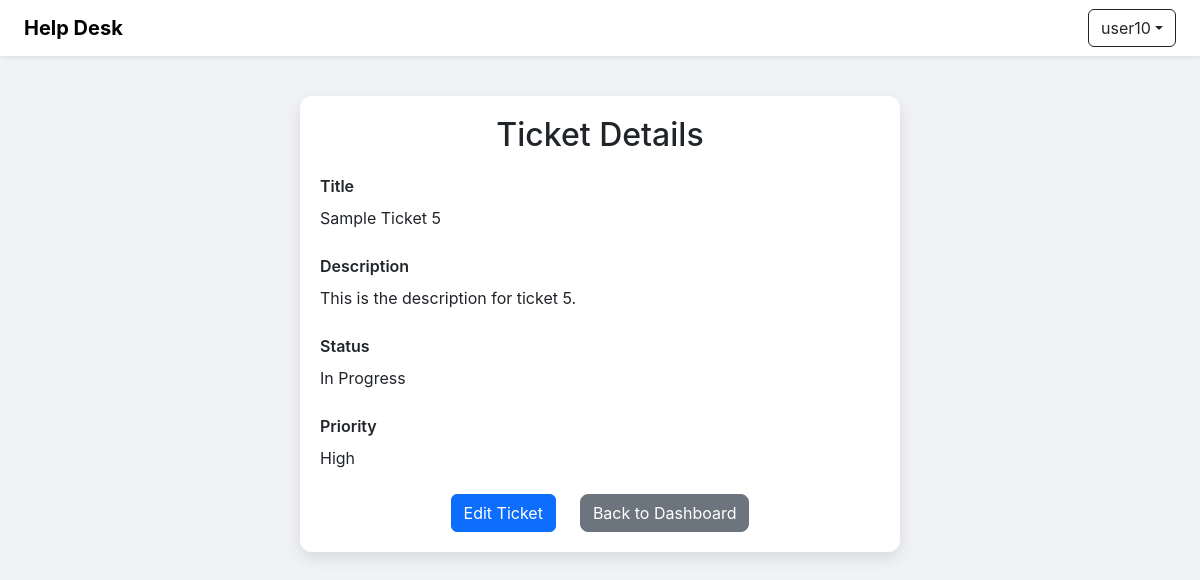
Screenshot of /view_ticket/5 (signed in) with the database file from the repository.
### models.py (models this page shows)
class User(db.Model, UserMixin):
    id = db.Column(db.Integer, primary_key=True)
    username = db.Column(db.String(20), nullable=False, unique=True)
    password = db.Column(db.String(80), nullable=False)
    role = db.Column(db.String(20), default='user')
    is_deleted = db.Column(db.Boolean, default=False)
    def is_admin(self):
        return self.role == 'admin'

class Ticket(db.Model):
    id = db.Column(db.Integer, primary_key=True)
    title = db.Column(db.String(200), nullable=False)
    description = db.Column(db.Text, nullable=False)
    priority = db.Column(db.String(20), default="Medium")
    status = db.Column(db.String(20), default="Open")
    user_id = db.Column(db.Integer, db.ForeignKey('user.id'), nullable=False)
    user = db.relationship('User', backref='tickets')
    created_at = db.Column(db.DateTime, default=db.func.current_timestamp())
    is_deleted = db.Column(db.Boolean, default=False)

### app.py (the view)
@app.route('/view_ticket/<int:ticket_id>')
@login_required
def view_ticket(ticket_id):
    ticket = Ticket.query.get_or_404(ticket_id)
    if not (current_user.is_admin() or ticket.user_id == current_user.id):
        flash('Unauthorised access.', 'danger')
        return redirect(url_for('dashboard'))
    return render_template('view_ticket.html', ticket=ticket)

### app.py (called while the page is built)
@login_manager.user_loader
def load_user(user_id):
    return User.query.get(int(user_id))

### templates/view_ticket.html (shortened to what this page needs)
<!DOCTYPE html>
<html lang="en">
<head>
    <link rel="stylesheet" href="https://cdn.jsdelivr.net/npm/bootstrap@5.3.0/dist/css/bootstrap.min.css">
</head>
<body>
    {% include "navbar.html" %}
    <div class="container">
        <h2>Ticket Details</h2>
        <div class="ticket-detail">
            <div class="label-title">Title</div>
            <div>{{ ticket.title }}</div>
        </div>
        <div class="ticket-detail">
            <div class="label-title">Description</div>
            <div style="white-space: pre-line;">{{ ticket.description }}</div>
        </div>
        <div class="ticket-detail">
            <div class="label-title">Status</div>
            <div>{{ ticket.status }}</div>
        </div>
        <div class="ticket-detail">
            <div class="label-title">Priority</div>
            <div>{{ ticket.priority }}</div>
        </div>
        <div class="d-flex gap-4 justify-content-center">
            <a href="{{ url_for('edit_ticket', ticket_id=ticket.id) }}" class="btn btn-primary">Edit Ticket</a>
            <a href="{{ url_for('dashboard') }}" class="btn btn-secondary">Back to Dashboard</a>
        </div>
    </div>
</body>
</html>

### templates/navbar.html (shortened to what this page needs)
<nav class="navbar navbar-expand-lg navbar-light bg-white shadow-sm">
  <div class="container-fluid px-4">
    <a class="navbar-brand fw-bold" href="{{ url_for('dashboard') }}">Help Desk</a>
    <div class="d-flex align-items-center">
      {% if current_user.is_authenticated %}
      <div class="dropdown">
        <button class="btn btn-outline-dark dropdown-toggle d-flex align-items-center" type="button" id="userMenu" data-bs-toggle="dropdown" aria-expanded="false">
          {{ current_user.username }}
        </button>
      </div>
      {% endif %}
    </div>
  </div>
</nav>

### templates/view_ticket.html (style rules this page uses)
body { background-color: #f0f2f5; font-family: 'Inter', sans-serif; }
.container { max-width: 600px; background: #ffffff; padding: 20px; border-radius: 12px; box-shadow: 0px 6px 16px rgba(0, 0, 0, 0.1); margin-top: 40px; }
h2 { text-align: center; margin-bottom: 20px; }
.label-title { font-weight: 600; margin-bottom: 0.5rem; }
.ticket-detail { margin-bottom: 1.5rem; }
.btn-secondary { border-radius: 8px; }

### rows the page displays
User: username "user10"
Ticket: title "Sample Ticket 5", description "This is the description for ticket 5.", status "In Progress", priority "High"
